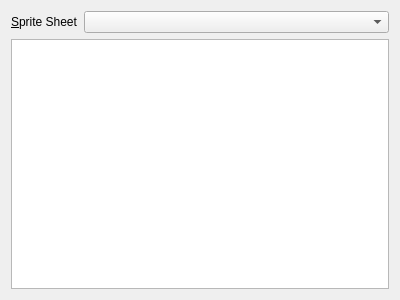
<?xml version="1.0" encoding="UTF-8"?>
<ui version="4.0">
 <class>ImageSelectorWidget</class>
 <widget class="QWidget" name="ImageSelectorWidget">
  <property name="geometry">
   <rect>
    <x>0</x>
    <y>0</y>
    <width>400</width>
    <height>300</height>
   </rect>
  </property>
  <property name="windowTitle">
   <string>Image Selector</string>
  </property>
  <layout class="QVBoxLayout" name="verticalLayout">
   <item>
    <layout class="QHBoxLayout" name="horizontalLayout">
     <item>
      <widget class="QLabel" name="label">
       <property name="sizePolicy">
        <sizepolicy hsizetype="Maximum" vsizetype="Preferred">
         <horstretch>0</horstretch>
         <verstretch>0</verstretch>
        </sizepolicy>
       </property>
       <property name="text">
        <string>&amp;Sprite Sheet</string>
       </property>
       <property name="buddy">
        <cstring>cbSpriteSheet</cstring>
       </property>
      </widget>
     </item>
     <item>
      <widget class="QComboBox" name="cbSpriteSheet"/>
     </item>
    </layout>
   </item>
   <item>
    <widget class="QGraphicsView" name="canvas"/>
   </item>
  </layout>
 </widget>
 <resources/>
 <connections/>
</ui>
